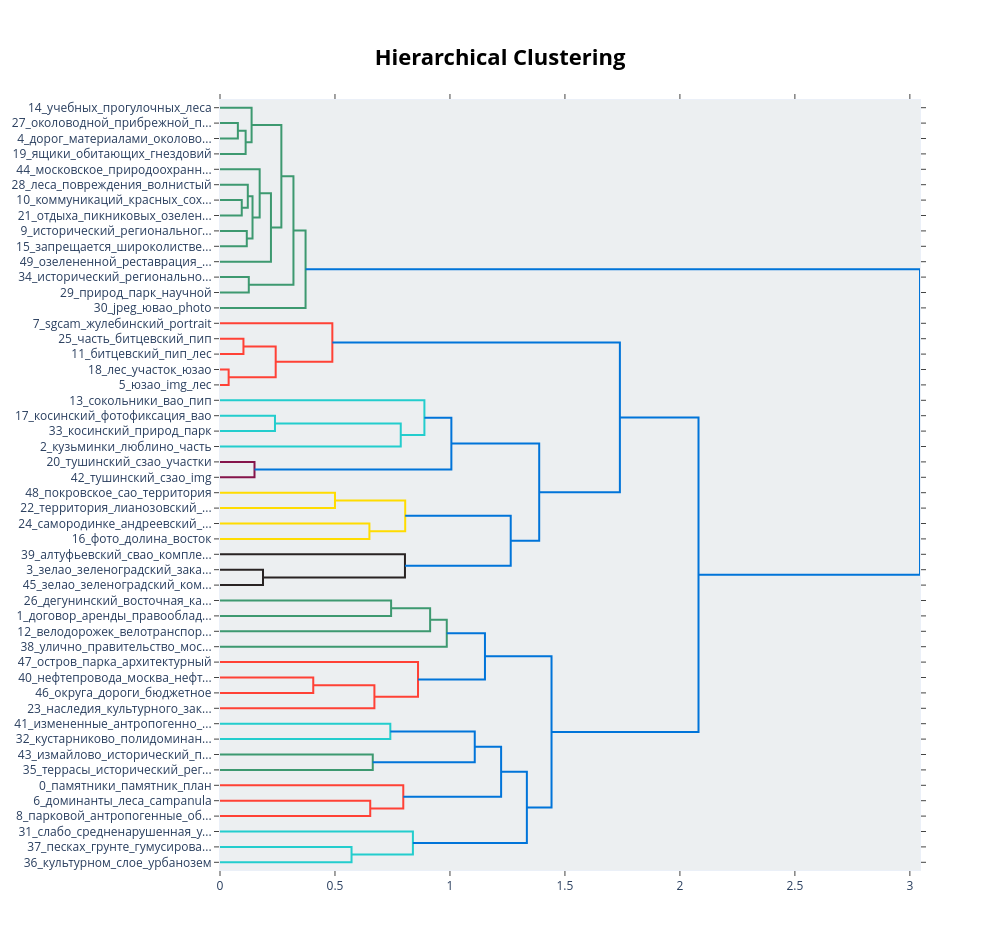

This figure's notebook cell:
### Code cell
model.visualize_hierarchy()

### Figure 1 — Plotly figure (JSON) as saved in the notebook; plotly's stock layout.template omitted (floating-point values rounded to 4 significant figures)
{"data": [{"hoverinfo": "text", "marker": {"color": "rgb(61,153,112)"}, "mode": "lines", "x": [0.0, 0.0777, 0.0777, 0.0], "xaxis": "x", "y": [-15.0, -15.0, -25.0, -25.0], "yaxis": "y", "type": "scatter"}, {"hoverinfo": "text", "marker": {"color": "rgb(61,153,112)"}, "mode": "lines", "x": [0.0777, 0.1115, 0.1115, 0.0], "xaxis": "x", "y": [-20.0, -20.0, -35.0, -35.0], "yaxis": "y", "type": "scatter"}, {"hoverinfo": "text", "marker": {"color": "rgb(61,153,112)"}, "mode": "lines", "x": [0.0, 0.1374, 0.1374, 0.1115], "xaxis": "x", "y": [-5.0, -5.0, -27.5, -27.5], "yaxis": "y", "type": "scatter"}, {"hoverinfo": "text", "marker": {"color": "rgb(61,153,112)"}, "mode": "lines", "x": [0.0, 0.09457, 0.09457, 0.0], "xaxis": "x", "y": [-65.0, -65.0, -75.0, -75.0], "yaxis": "y", "type": "scatter"}, {"hoverinfo": "text", "marker": {"color": "rgb(61,153,112)"}, "mode": "lines", "x": [0.0, 0.1209, 0.1209, 0.09457], "xaxis": "x", "y": [-55.0, -55.0, -70.0, -70.0], "yaxis": "y", "type": "scatter"}, {"hoverinfo": "text", "marker": {"color": "rgb(61,153,112)"}, "mode": "lines", "x": [0.0, 0.1165, 0.1165, 0.0], "xaxis": "x", "y": [-85.0, -85.0, -95.0, -95.0], "yaxis": "y", "type": "scatter"}, {"hoverinfo": "text", "marker": {"color": "rgb(61,153,112)"}, "mode": "lines", "x": [0.1209, 0.1414, 0.1414, 0.1165], "xaxis": "x", "y": [-62.5, -62.5, -90.0, -90.0], "yaxis": "y", "type": "scatter"}, {"hoverinfo": "text", "marker": {"color": "rgb(61,153,112)"}, "mode": "lines", "x": [0.0, 0.1725, 0.1725, 0.1414], "xaxis": "x", "y": [-45.0, -45.0, -76.25, -76.25], "yaxis": "y", "type": "scatter"}, {"hoverinfo": "text", "marker": {"color": "rgb(61,153,112)"}, "mode": "lines", "x": [0.1725, 0.2216, 0.2216, 0.0], "xaxis": "x", "y": [-60.62, -60.62, -105.0, -105.0], "yaxis": "y", "type": "scatter"}, {"hoverinfo": "text", "marker": {"color": "rgb(61,153,112)"}, "mode": "lines", "x": [0.1374, 0.2669, 0.2669, 0.2216], "xaxis": "x", "y": [-16.25, -16.25, -82.81, -82.81], "yaxis": "y", "type": "scatter"}, {"hoverinfo": "text", "marker": {"color": "rgb(61,153,112)"}, "mode": "lines", "x": [0.0, 0.1252, 0.1252, 0.0], "xaxis": "x", "y": [-115.0, -115.0, -125.0, -125.0], "yaxis": "y", "type": "scatter"}, {"hoverinfo": "text", "marker": {"color": "rgb(61,153,112)"}, "mode": "lines", "x": [0.2669, 0.3194, 0.3194, 0.1252], "xaxis": "x", "y": [-49.53, -49.53, -120.0, -120.0], "yaxis": "y", "type": "scatter"}, {"hoverinfo": "text", "marker": {"color": "rgb(61,153,112)"}, "mode": "lines", "x": [0.3194, 0.3721, 0.3721, 0.0], "xaxis": "x", "y": [-84.77, -84.77, -135.0, -135.0], "yaxis": "y", "type": "scatter"}, {"hoverinfo": "text", "marker": {"color": "rgb(255,65,54)"}, "mode": "lines", "x": [0.0, 0.102, 0.102, 0.0], "xaxis": "x", "y": [-155.0, -155.0, -165.0, -165.0], "yaxis": "y", "type": "scatter"}, {"hoverinfo": "text", "marker": {"color": "rgb(255,65,54)"}, "mode": "lines", "x": [0.0, 0.03757, 0.03757, 0.0], "xaxis": "x", "y": [-175.0, -175.0, -185.0, -185.0], "yaxis": "y", "type": "scatter"}, {"hoverinfo": "text", "marker": {"color": "rgb(255,65,54)"}, "mode": "lines", "x": [0.102, 0.2422, 0.2422, 0.03757], "xaxis": "x", "y": [-160.0, -160.0, -180.0, -180.0], "yaxis": "y", "type": "scatter"}, {"hoverinfo": "text", "marker": {"color": "rgb(255,65,54)"}, "mode": "lines", "x": [0.0, 0.4885, 0.4885, 0.2422], "xaxis": "x", "y": [-145.0, -145.0, -170.0, -170.0], "yaxis": "y", "type": "scatter"}, {"hoverinfo": "text", "marker": {"color": "rgb(35,205,205)"}, "mode": "lines", "x": [0.0, 0.2391, 0.2391, 0.0], "xaxis": "x", "y": [-205.0, -205.0, -215.0, -215.0], "yaxis": "y", "type": "scatter"}, {"hoverinfo": "text", "marker": {"color": "rgb(35,205,205)"}, "mode": "lines", "x": [0.2391, 0.786, 0.786, 0.0], "xaxis": "x", "y": [-210.0, -210.0, -225.0, -225.0], "yaxis": "y", "type": "scatter"}, {"hoverinfo": "text", "marker": {"color": "rgb(35,205,205)"}, "mode": "lines", "x": [0.0, 0.8889, 0.8889, 0.786], "xaxis": "x", "y": [-195.0, -195.0, -217.5, -217.5], "yaxis": "y", "type": "scatter"}, {"hoverinfo": "text", "marker": {"color": "rgb(133,20,75)"}, "mode": "lines", "x": [0.0, 0.15, 0.15, 0.0], "xaxis": "x", "y": [-235.0, -235.0, -245.0, -245.0], "yaxis": "y", "type": "scatter"}, {"hoverinfo": "text", "marker": {"color": "rgb(0,116,217)"}, "mode": "lines", "x": [0.8889, 1.006, 1.006, 0.15], "xaxis": "x", "y": [-206.2, -206.2, -240.0, -240.0], "yaxis": "y", "type": "scatter"}, {"hoverinfo": "text", "marker": {"color": "rgb(255,220,0)"}, "mode": "lines", "x": [0.0, 0.5, 0.5, 0.0], "xaxis": "x", "y": [-255.0, -255.0, -265.0, -265.0], "yaxis": "y", "type": "scatter"}, {"hoverinfo": "text", "marker": {"color": "rgb(255,220,0)"}, "mode": "lines", "x": [0.0, 0.6498, 0.6498, 0.0], "xaxis": "x", "y": [-275.0, -275.0, -285.0, -285.0], "yaxis": "y", "type": "scatter"}, {"hoverinfo": "text", "marker": {"color": "rgb(255,220,0)"}, "mode": "lines", "x": [0.5, 0.8054, 0.8054, 0.6498], "xaxis": "x", "y": [-260.0, -260.0, -280.0, -280.0], "yaxis": "y", "type": "scatter"}, {"hoverinfo": "text", "marker": {"color": "rgb(40,35,35)"}, "mode": "lines", "x": [0.0, 0.187, 0.187, 0.0], "xaxis": "x", "y": [-305.0, -305.0, -315.0, -315.0], "yaxis": "y", "type": "scatter"}, {"hoverinfo": "text", "marker": {"color": "rgb(40,35,35)"}, "mode": "lines", "x": [0.0, 0.8043, 0.8043, 0.187], "xaxis": "x", "y": [-295.0, -295.0, -310.0, -310.0], "yaxis": "y", "type": "scatter"}, {"hoverinfo": "text", "marker": {"color": "rgb(0,116,217)"}, "mode": "lines", "x": [0.8054, 1.264, 1.264, 0.8043], "xaxis": "x", "y": [-270.0, -270.0, -302.5, -302.5], "yaxis": "y", "type": "scatter"}, {"hoverinfo": "text", "marker": {"color": "rgb(0,116,217)"}, "mode": "lines", "x": [1.006, 1.388, 1.388, 1.264], "xaxis": "x", "y": [-223.1, -223.1, -286.2, -286.2], "yaxis": "y", "type": "scatter"}, {"hoverinfo": "text", "marker": {"color": "rgb(0,116,217)"}, "mode": "lines", "x": [0.4885, 1.739, 1.739, 1.388], "xaxis": "x", "y": [-157.5, -157.5, -254.7, -254.7], "yaxis": "y", "type": "scatter"}, {"hoverinfo": "text", "marker": {"color": "rgb(61,153,112)"}, "mode": "lines", "x": [0.0, 0.7441, 0.7441, 0.0], "xaxis": "x", "y": [-325.0, -325.0, -335.0, -335.0], "yaxis": "y", "type": "scatter"}, {"hoverinfo": "text", "marker": {"color": "rgb(61,153,112)"}, "mode": "lines", "x": [0.7441, 0.9138, 0.9138, 0.0], "xaxis": "x", "y": [-330.0, -330.0, -345.0, -345.0], "yaxis": "y", "type": "scatter"}, {"hoverinfo": "text", "marker": {"color": "rgb(61,153,112)"}, "mode": "lines", "x": [0.9138, 0.9861, 0.9861, 0.0], "xaxis": "x", "y": [-337.5, -337.5, -355.0, -355.0], "yaxis": "y", "type": "scatter"}, {"hoverinfo": "text", "marker": {"color": "rgb(255,65,54)"}, "mode": "lines", "x": [0.0, 0.4056, 0.4056, 0.0], "xaxis": "x", "y": [-375.0, -375.0, -385.0, -385.0], "yaxis": "y", "type": "scatter"}, {"hoverinfo": "text", "marker": {"color": "rgb(255,65,54)"}, "mode": "lines", "x": [0.4056, 0.6715, 0.6715, 0.0], "xaxis": "x", "y": [-380.0, -380.0, -395.0, -395.0], "yaxis": "y", "type": "scatter"}, {"hoverinfo": "text", "marker": {"color": "rgb(255,65,54)"}, "mode": "lines", "x": [0.0, 0.8611, 0.8611, 0.6715], "xaxis": "x", "y": [-365.0, -365.0, -387.5, -387.5], "yaxis": "y", "type": "scatter"}, {"hoverinfo": "text", "marker": {"color": "rgb(0,116,217)"}, "mode": "lines", "x": [0.9861, 1.152, 1.152, 0.8611], "xaxis": "x", "y": [-346.2, -346.2, -376.2, -376.2], "yaxis": "y", "type": "scatter"}, {"hoverinfo": "text", "marker": {"color": "rgb(35,205,205)"}, "mode": "lines", "x": [0.0, 0.7407, 0.7407, 0.0], "xaxis": "x", "y": [-405.0, -405.0, -415.0, -415.0], "yaxis": "y", "type": "scatter"}, {"hoverinfo": "text", "marker": {"color": "rgb(61,153,112)"}, "mode": "lines", "x": [0.0, 0.6643, 0.6643, 0.0], "xaxis": "x", "y": [-425.0, -425.0, -435.0, -435.0], "yaxis": "y", "type": "scatter"}, {"hoverinfo": "text", "marker": {"color": "rgb(0,116,217)"}, "mode": "lines", "x": [0.7407, 1.108, 1.108, 0.6643], "xaxis": "x", "y": [-410.0, -410.0, -430.0, -430.0], "yaxis": "y", "type": "scatter"}, {"hoverinfo": "text", "marker": {"color": "rgb(255,65,54)"}, "mode": "lines", "x": [0.0, 0.6533, 0.6533, 0.0], "xaxis": "x", "y": [-455.0, -455.0, -465.0, -465.0], "yaxis": "y", "type": "scatter"}, {"hoverinfo": "text", "marker": {"color": "rgb(255,65,54)"}, "mode": "lines", "x": [0.0, 0.797, 0.797, 0.6533], "xaxis": "x", "y": [-445.0, -445.0, -460.0, -460.0], "yaxis": "y", "type": "scatter"}, {"hoverinfo": "text", "marker": {"color": "rgb(0,116,217)"}, "mode": "lines", "x": [1.108, 1.222, 1.222, 0.797], "xaxis": "x", "y": [-420.0, -420.0, -452.5, -452.5], "yaxis": "y", "type": "scatter"}, {"hoverinfo": "text", "marker": {"color": "rgb(35,205,205)"}, "mode": "lines", "x": [0.0, 0.572, 0.572, 0.0], "xaxis": "x", "y": [-485.0, -485.0, -495.0, -495.0], "yaxis": "y", "type": "scatter"}, {"hoverinfo": "text", "marker": {"color": "rgb(35,205,205)"}, "mode": "lines", "x": [0.0, 0.8389, 0.8389, 0.572], "xaxis": "x", "y": [-475.0, -475.0, -490.0, -490.0], "yaxis": "y", "type": "scatter"}, {"hoverinfo": "text", "marker": {"color": "rgb(0,116,217)"}, "mode": "lines", "x": [1.222, 1.334, 1.334, 0.8389], "xaxis": "x", "y": [-436.2, -436.2, -482.5, -482.5], "yaxis": "y", "type": "scatter"}, {"hoverinfo": "text", "marker": {"color": "rgb(0,116,217)"}, "mode": "lines", "x": [1.152, 1.442, 1.442, 1.334], "xaxis": "x", "y": [-361.2, -361.2, -459.4, -459.4], "yaxis": "y", "type": "scatter"}, {"hoverinfo": "text", "marker": {"color": "rgb(0,116,217)"}, "mode": "lines", "x": [1.739, 2.081, 2.081, 1.442], "xaxis": "x", "y": [-206.1, -206.1, -410.3, -410.3], "yaxis": "y", "type": "scatter"}, {"hoverinfo": "text", "marker": {"color": "rgb(0,116,217)"}, "mode": "lines", "x": [0.3721, 3.044, 3.044, 2.081], "xaxis": "x", "y": [-109.9, -109.9, -308.2, -308.2], "yaxis": "y", "type": "scatter"}], "layout": {"autosize": false, "height": 950, "hovermode": "closest", "showlegend": false, "width": 1000, "xaxis": {"mirror": "allticks", "rangemode": "tozero", "showgrid": false, "showline": true, "showticklabels": true, "ticks": "outside", "type": "linear", "zeroline": false}, "yaxis": {"mirror": "allticks", "rangemode": "tozero", "showgrid": false, "showline": true, "showticklabels": true, "tickmode": "array", "ticks": "outside", "ticktext": ["14_учебных_прогулочных_леса", "27_околоводной_прибрежной_п...", "4_дорог_материалами_околово...", "19_ящики_обитающих_гнездовий", "44_московское_природоохранн...", "28_леса_повреждения_волнистый", "10_коммуникаций_красных_сох...", "21_отдыха_пикниковых_озелен...", "9_исторический_региональног...", "15_запрещается_широколистве...", "49_озелененной_реставрация_...", "34_исторический_регионально...", "29_природ_парк_научной", "30_jpeg_ювао_photo", "7_sgcam_жулебинский_portrait", "25_часть_битцевский_пип", "11_битцевский_пип_лес", "18_лес_участок_юзао", "5_юзао_img_лес", "13_сокольники_вао_пип", "17_косинский_фотофиксация_вао", "33_косинский_природ_парк", "2_кузьминки_люблино_часть", "20_тушинский_сзао_участки", "42_тушинский_сзао_img", "48_покровское_сао_территория", "22_территория_лианозовский_...", "24_самородинке_андреевский_...", "16_фото_долина_восток", "39_алтуфьевский_свао_компле...", "3_зелао_зеленоградский_зака...", "45_зелао_зеленоградский_ком...", "26_дегунинский_восточная_ка...", "1_договор_аренды_правооблад...", "12_велодорожек_велотранспор...", "38_улично_правительство_мос...", "47_остров_парка_архитектурный", "40_нефтепровода_москва_нефт...", "46_округа_дороги_бюджетное", "23_наследия_культурного_зак...", "41_измененные_антропогенно_...", "32_кустарниково_полидоминан...", "43_измайлово_исторический_п...", "35_террасы_исторический_рег...", "0_памятники_памятник_план", "6_доминанты_леса_campanula", "8_парковой_антропогенные_об...", "31_слабо_средненарушенная_у...", "37_песках_грунте_гумусирова...", "36_культурном_слое_урбанозем"], "tickvals": [-5.0, -15.0, -25.0, -35.0, -45.0, -55.0, -65.0, -75.0, -85.0, -95.0, -105.0, -115.0, -125.0, -135.0, -145.0, -155.0, -165.0, -175.0, -185.0, -195.0, -205.0, -215.0, -225.0, -235.0, -245.0, -255.0, -265.0, -275.0, -285.0, -295.0, -305.0, -315.0, -325.0, -335.0, -345.0, -355.0, -365.0, -375.0, -385.0, -395.0, -405.0, -415.0, -425.0, -435.0, -445.0, -455.0, -465.0, -475.0, -485.0, -495.0], "type": "linear", "zeroline": false, "range": [-500.0, 0.0]}, "title": {"font": {"size": 22, "color": "Black"}, "text": "<b>Hierarchical Clustering</b>", "x": 0.5, "xanchor": "center", "yanchor": "top"}, "hoverlabel": {"font": {"size": 16, "family": "Rockwell"}, "bgcolor": "white"}, "plot_bgcolor": "#ECEFF1"}}
